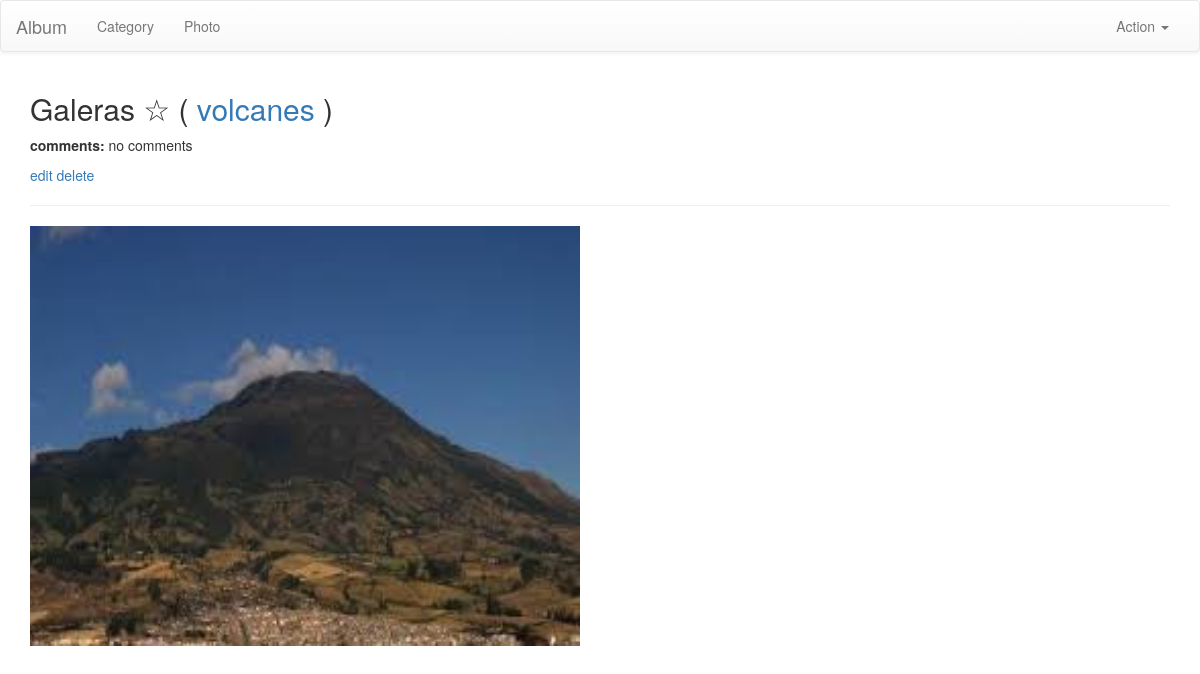
The app's page /album/photo/1/detail/, older data.
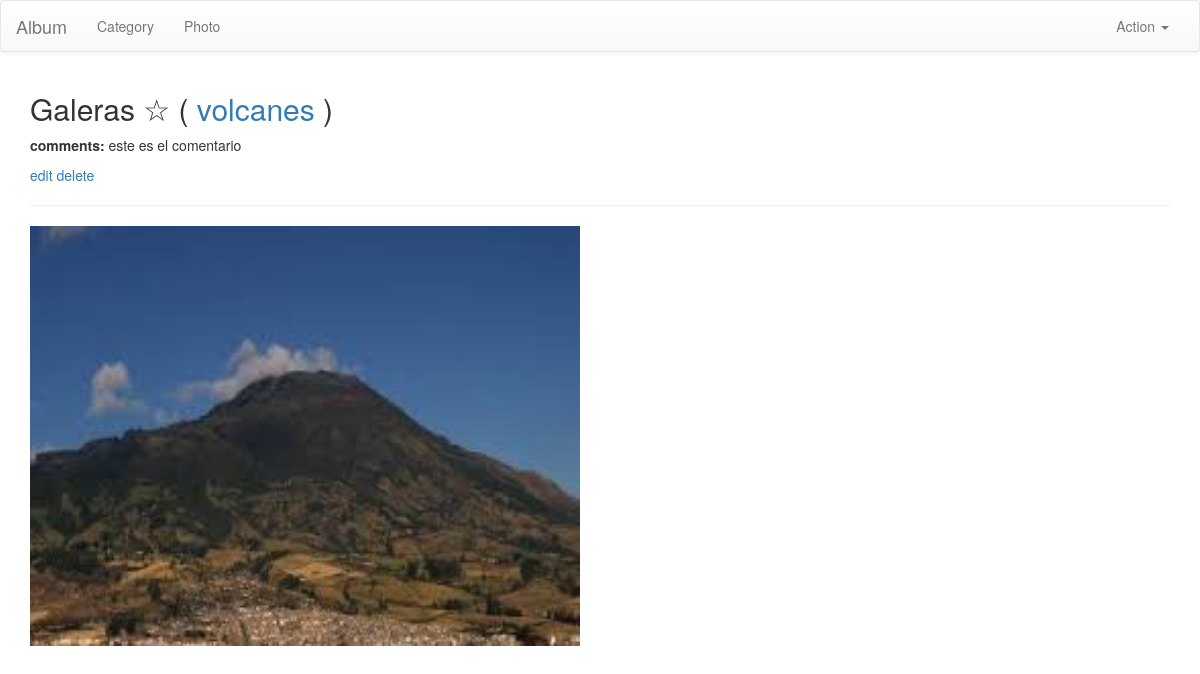
The same page, newer data.
### album/models.py (models this page shows, shortened)
class Photo(models.Model):
    category = models.ForeignKey('Category', on_delete=models.PROTECT )
    title = models.CharField(max_length=50, default='No title')
    photo = models.ImageField(upload_to='photos/')
    pub_date = models.DateField(auto_now_add=True)
    favorite = models.BooleanField(default=False)
    comment = models.CharField(max_length=200, blank=True)

class Category(models.Model):
    name = models.CharField(max_length=50)
    def __str__(self):
        return self.name

### album/views.py (the view)
# urls.py: path('photo/<int:pk>/detail/', views.PhotoDetailView.as_view(), name='photo-detail'),
class PhotoDetailView(DetailView):
	model = Photo

### album/templates/album/photo_detail.html
{% extends 'base.html' %}
{% load static %}
{% block section %}
   <h2>
       {{ object.title }}
       {% if object.favorite %}
              &#9733;
       {% else %}
              &#9734;
       {% endif %}
       {% if object.category_id %}
         ( <a href="{% url "category-detail" object.category_id %}">
             {{ object.category }}
           </a> )
       {% endif %}
    </h2>
    <p><strong>comments: </strong>{{ object.comment|default:"no comments" }}</p>
    <a href="{% url "photo-update" object.id %}">edit</a>
    <a href="{% url "photo-delete" object.id %}">delete</a>
   <hr>
{% endblock section %}
{% block maincontent %}
<div>
 <div>
     <img src="{% static object.photo.url %}" style="width:550px;height:420px" />
 </div>
</div>
{% endblock maincontent %}

Row changes from the older to the newer data that the page shows:
changed Photo "Galeras": comment "no comments" → "este es el comentario"
